Frame 1 (no input): blank canvas, image omitted
Frame 60 (the mouse pressed at the canvas centre just before this capture): blank canvas, image omitted
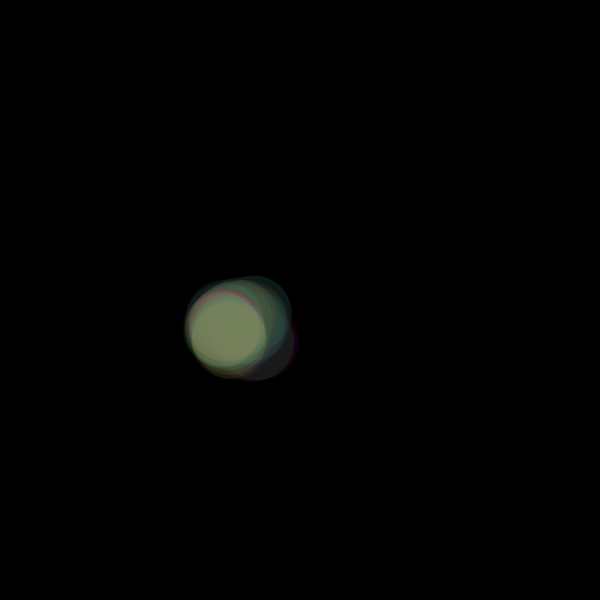
Frame 120 (the mouse held since frame 60 and released just before this capture)

The Processing sketch whose frames 1 and 60 were blank and that drew this single picture after the mouse press (run headless with seeded random() and noise(); from frame 60 on, the mouse is pressed at the canvas centre):

// Processing sketch: processing_15829
// ── processing_15829.pde

JitterBug bug; 

void setup() {
  size(600, 600);
  background (0);
  smooth();
  // Create object and pass in parameters
  bug = new JitterBug(width/2, height/2, 20);
}

void draw() {
  bug.move();
  bug.display();
  fill(0,0,0,5);
  rect(0,0,width, height);
}

class JitterBug {
  float x;
  float y;
  int diameter;
  float speed = 5;
  
  JitterBug(float tempX, float tempY, int tempDiameter) {
    x = tempX;
    y = tempY;
    diameter = tempDiameter;
  }
  
  void move() {
    x += random(-speed, speed);
    y += random(-speed, speed);
  }
  
  void display() {
    noStroke();
    fill(random(255), random(255), random(255), 25); 
    ellipse(x, y, mouseX/4, mouseY/4);
  }
}
